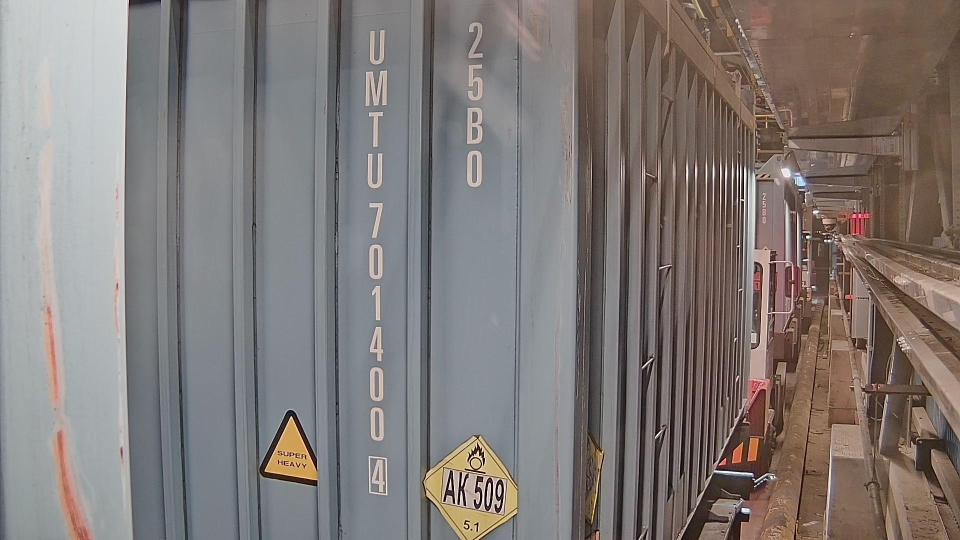
#> input picture images_for_project/containers/number_v/0.jpg, 1920 x 1080 px, found by its file name (shown at 1/2 size)
$ jupyter execute --allow-errors project.ipynb
#> lines starting #> are read from the running program, lines starting #| are printed output that depends on the picture
# Описание проекта

Крупнейший транспортно-логистический холдинг построил сортировочный терминал для минеральных удобрений. В рамках автоматиизации рабочих процессов, возникла необходимость распознавания номеров автомобильного транспорта, контейнеров и железнодорожных вагонов - все они учавствуют в логистической цепочке.
В цепочке обычно учавствует один автомобиль, который перевозит два контейнера, куда засыпаются удобрения и один вагон из которого удобрения высыпаются.

Общие цели автоматизации состояли в следующем:
1) Отслеживание транспортных средств и контейнеров. Нужно точно следить за перемещением и идентификацией автомобилей, контейнеров и вагонов на протяжении всего пути;
2) Интеграция данных в единую систему. Система должна обеспечить получение данных о всех элементах логистической цепочки в реальном времени для оптимизации работы;
3) Управление загрузкой и разгрузкой. Чтобы точно отслеживать объемы и местоположение минеральных удобрений, важно иметь систему, которая будет связывать каждый контейнер с конкретным автомобилем и вагоном.

Итого необходимо было разработать три системы:
- Для распознавания номера контейнера;
- Для распознавания номера автомобиля;
- Для распознавания номера вагона.

# Данные

На начальном этапе реализации проекта данных не было, и пилотная версия системы разрабатывалась и обучалась на общедоступных изображениях, только после постройки терминала и монтирования камер, были собраны релевантные изображения и дообучены модели.

# Импорт библиотек и модулей

[cell 1]
import os
import numpy as np
import matplotlib.pyplot as plt
from termcolor import cprint

import cv2
from ultralytics import YOLO

from paddleocr import PaddleOCR

# Разработка системы распознавания номеров

Объявим функцию для отображения изображений.

[cell 2]
def show_image(path, title=None, figsize=(10, 10)):
    """
    Отображает изображение по заданному пути с возможностью добавления заголовка.

    Аргументы:
        path (str): Путь к изображению.
        title (str, optional): Заголовок для изображения. По умолчанию - None.

    Возвращает:
        None
    """
#> called with path = 'parsed_images/number_v/0.jpg', title = '1-ый тип номера', figsize = (10, 10)
    # Загружаем изображение
    try:
        image = cv2.imread(path)
#> image is the input picture: shape (1080, 1920, 3); mean B, G, R 119.5, 122, 128.9
    except:
        image = path
    # Проверяем, удалось ли загрузить изображение
    if image is None:
        print(f"Ошибка: не удалось загрузить изображение по пути '{path}'")
        return
    # Преобразуем цвет из BGR в RGB
    image = cv2.cvtColor(image, cv2.COLOR_BGR2RGB)
    # Задаем размер
    plt.figure(figsize=figsize)
    # Отображаем изображение
    plt.imshow(image)
    plt.axis('off')  # Скрываем оси для чистого отображения
    if title:
        plt.title(title)  # Добавляем заголовок, если передан
    plt.show()

## Распознавние номера контейнера

Номер контейнера состоит из 11 символов: 4 буквы и 7 цифр, причем последняя цифра является проверочнной - по ней можно проверить коректность номера. На данном объекте используются контейнеры с различными типами расположения номера, всего возможно три варианта:

1-ый вариант, это номер, у которого цифры и буквы расположены в один вертикальный ряд:

[cell 3]
path = os.path.join('images_for_project', 'containers', 'number_v')
vert_numbers_list = os.listdir(path)
show_image(os.path.join('parsed_images', 'number_v', vert_numbers_list[0]), '1-ый тип номера')

2-ой вариант, это номер, у которого цифры и буквы расположены вертикально, но не в один ряд:

[cell 4]
path = os.path.join('images_for_project', 'containers', 'number_v_sep')
#> (the rest of this cell did not finish here and is left out)

3-ой вариант, это номер, у которого цифры и буквы расположены в один горизонтальный ряд:

[cell 5]
path = os.path.join('images_for_project', 'containers', 'number_h')
hor_numbers_list = os.listdir(path)
show_image(os.path.join(path, hor_numbers_list[0]), '3-ий тип номера')
#> call 2 of show_image, with title = '3-ий тип номера', figsize = (10, 10)
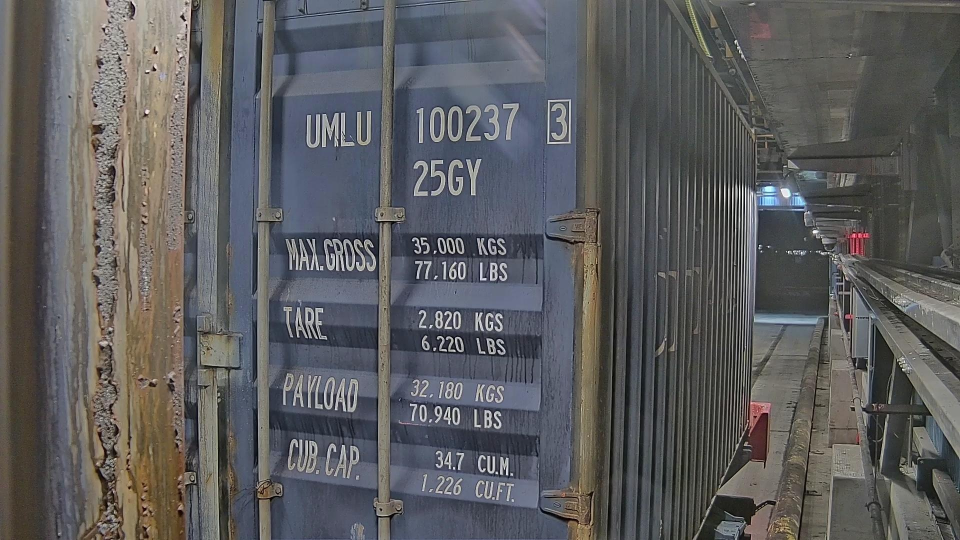
#> input picture images_for_project/containers/number_h/1.jpg, 1920 x 1080 px (shown at 1/2 size)
#> in show_image, image is the input picture: shape (1080, 1920, 3); mean B, G, R 93.7, 92.3, 92.3

Для распознавания текста были опробованы следующие библиотеки:
- PaddleOCR;
-  EasyOCR;
-   Tesseract;
-   apple_ocr.

В итоге, в качестве модели для распознавания был выбран PaddleOCR.

*Тут стоит уточнить, что на данном этапе не рассматривалась возможность дообучения моделей для детекции и распознавания текста, и PaddleOCR показал лучшие результаты на подготовленных изображениях.

### Общий папйплайн обработки номера

Для обработки номера контейнера используется следующий пайплайн:
1) Считывается изображение с камеры;
2) Изображение подается на вход YOLO модели, которая обучена для детекции различных типов номеров.
3) В зависимости от типа детектированного номера происходит дополнительная обработка номера;
4) Производится подготовка изображения номера;
5) Подготовленное изображение подается на вход OCR модели.

Теперь по порядку.

#### 1. Считывание изображений

Считывание, предобработка и вывод изображений производится с использование библиотеки **openCV**.

#### 2. Обучение модели и детектирование номеров

После считывания изоюражения необходимо детектировать номер. Для детекции номеров используется нейросетевая модель на архитектуре YOLO. Была выбрана маленькая модель (s) 11 поколения.

Модель обучалась с использованием пакета ultralytics. Меток детекции было 5: `['check_digit', 'number_h', 'number_v', 'number_v_dig', 'number_v_lett']`

С помощью сервиса RoboFlow было размечено 1556 изображений, после аугментации было получено 4588 изображений, которые использовались для обучения.

Обучение производилось в Google Colab с использованием GPU NVIDIA A100.

Ниже представлен код обучения:

```python
if torch.backends.mps.is_available():
    device = 'mps'
elif torch.cuda.is_available():
    device = 'cuda'
else:
    device = 'CPU'

optimizer = 'NAdam'
lr0 = 0.1
lrf = 0.001
epochs = 300
batch_size = 64
patience = 10
resume=False

model.train(
    data='/content/containers-15/data.yaml',
    project=saving_log_dir,
    resume=resume,
    device=device,
    lr0=lr0,
    lrf=lrf,
    cos_lr=True,
    optimizer=optimizer,
    epochs=epochs,
    batch=batch_size,
    patience=patience,
    val=True,
    visualize=True,
    verbose=True
)

Так выглядит один из тренировочных батчей:

[cell 6]
show_image(os.path.join('images_for_project', 'train_batch0_numbers.jpg'), 'Тренировочный батч')
#> call 3 of show_image, with title = 'Тренировочный батч', figsize = (10, 10)
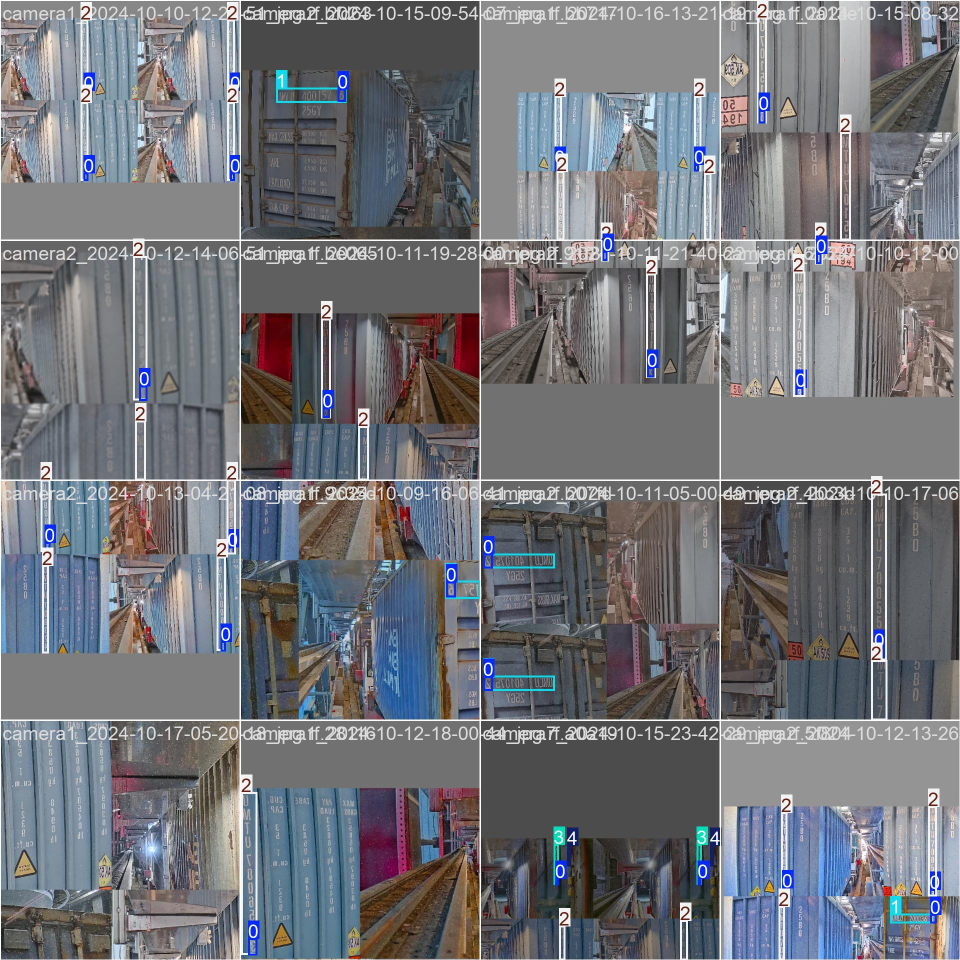
#> input picture images_for_project/train_batch0_numbers.jpg, 1920 x 1920 px (shown at 1/2 size)
#> in show_image, image is the input picture: shape (1920, 1920, 3); mean B, G, R 120.8, 115.3, 113.8

Всего понадобилось 226 эпох при размере батча в 64 изображения. Обучение составило около 3 часов.

Ниже представлены метрики на лучшей эпохе:

| epoch | train/box_loss | train/cls_loss | train/dfl_loss | metrics/precision(B) | metrics/recall(B) | metrics/mAP50(B) | metrics/mAP50-95(B)
|-------|----------------|----------------|----------------|----------------------|--------------------|------------------|---------------------|
| 223   | 0.69284       | 0.35574       | 0.84251       | 0.97653              | 0.96416           | 0.99117          | 0.86494             |

[cell 7]
figsize=(6, 6)
show_image(os.path.join('images_for_project', 'P_curve_numbers.png'), 'Кривая Precision', figsize=figsize)
#> call 4 of show_image, with path = 'images_for_project/P_curve_numbers.png', title = 'Кривая Precision', figsize = (6, 6)
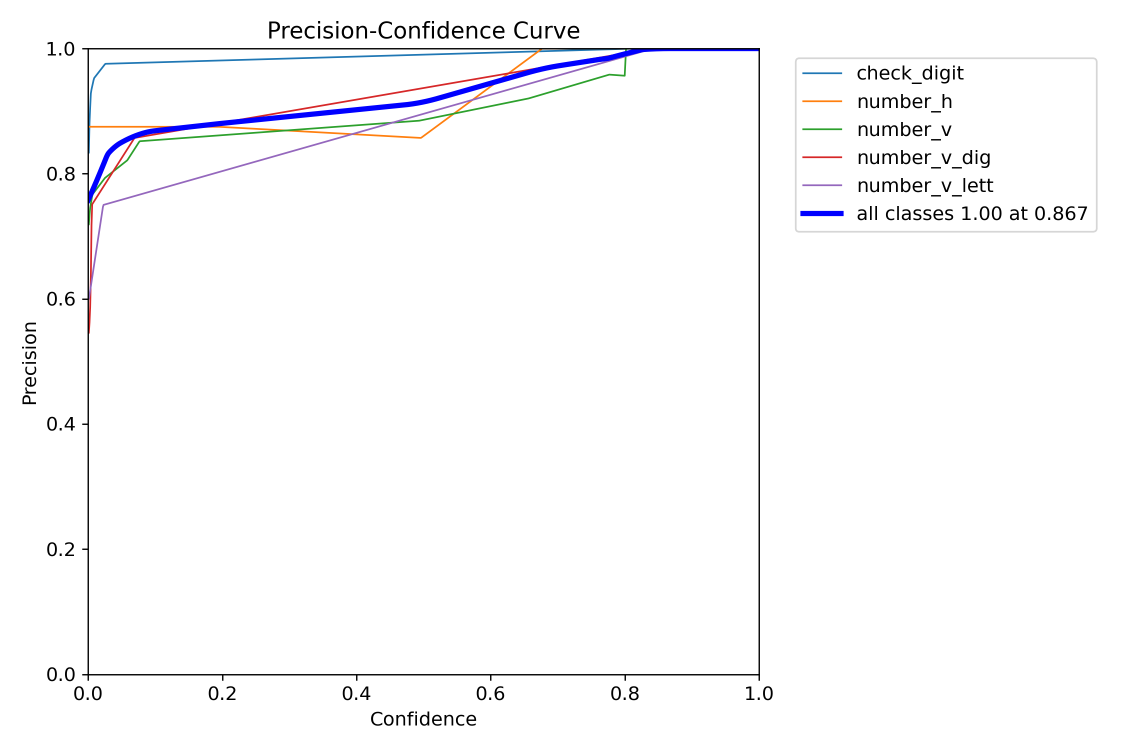
#> input picture images_for_project/P_curve_numbers.png, 2250 x 1500 px (shown at 1/2 size)
#> in show_image, image is the input picture: shape (1500, 2250, 3); mean B, G, R 250.9, 249.9, 250
show_image(os.path.join('images_for_project', 'R_curve_numbers.png'), 'Кривая Recall', figsize=figsize)
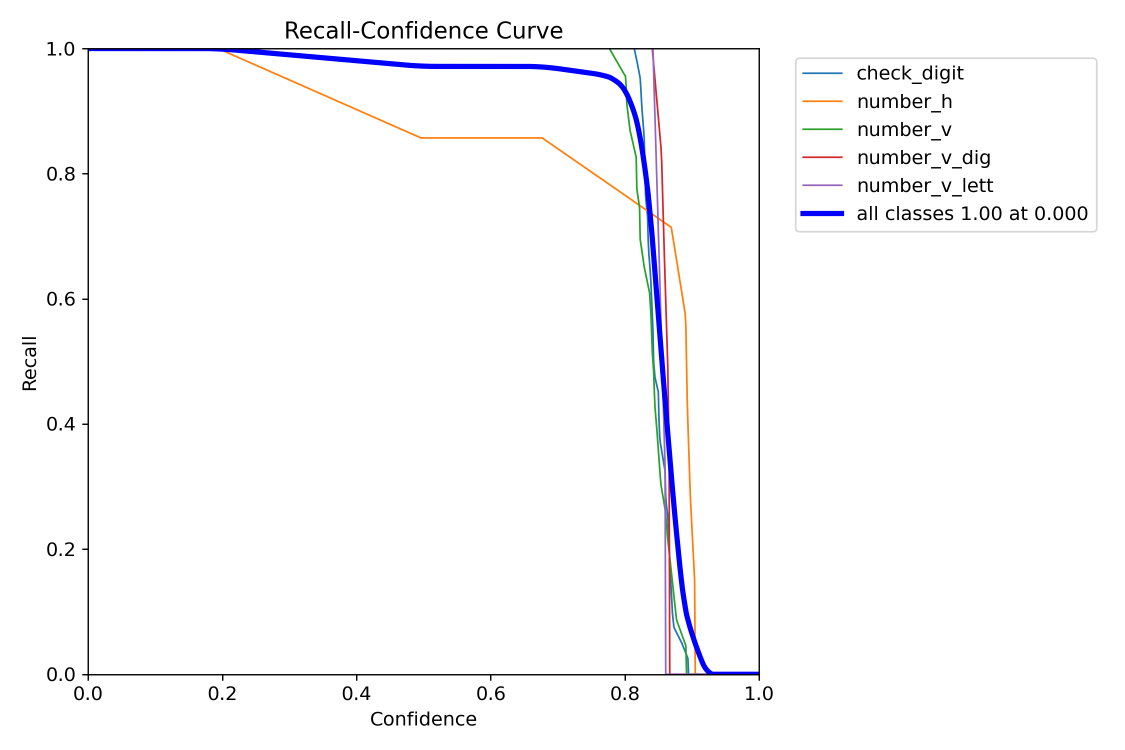
#> input picture images_for_project/R_curve_numbers.png, 2250 x 1500 px (shown at 1/2 size)
#> in show_image, image is the input picture: shape (1500, 2250, 3); mean B, G, R 250.8, 249.2, 249.5
show_image(os.path.join('images_for_project', 'PR_curve_numbers.png'), 'Кривая Precision-Recall', figsize=figsize)
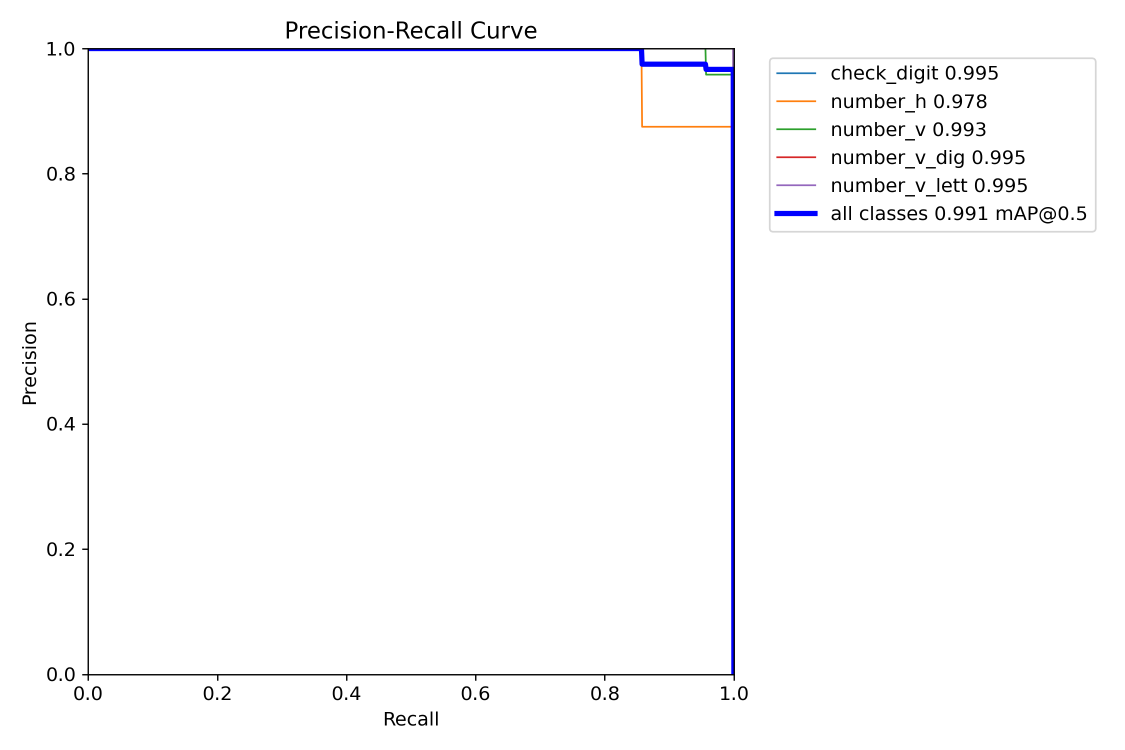
#> input picture images_for_project/PR_curve_numbers.png, 2250 x 1500 px (shown at 1/2 size)
#> in show_image, image is the input picture: shape (1500, 2250, 3); mean B, G, R 251.5, 250.5, 250.6
